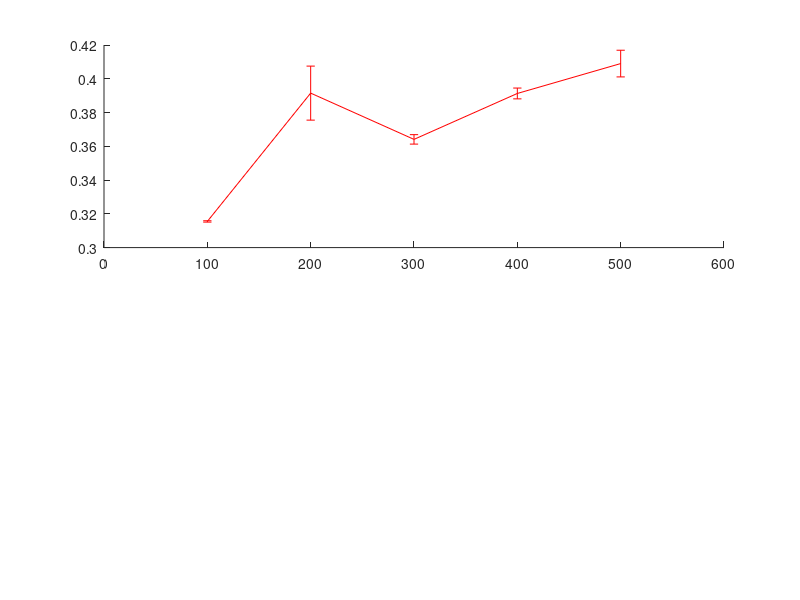

The MATLAB source for this figure: (Note: this script raises an error after producing the figure.)
function plotting_std2
%UNTITLED6 Summary of this function goes here
%   Detailed explanation goes here
x = [100 200 300 400 500];
y1 = [0.3155 0.3915 0.3641 0.3913 0.4090];
e1 = [0.0004 0.0160 0.0028 0.0032 0.0079];
y2 = [0.3648 0.4125 0.4039 0.4229 0.4204];
e2= [0.0487 0.0088 0.0107 0.0271 0.0025];
y3 = [0.5121 0.4195 0.4382 0.4372 0.4087];
e3=[0.0067 0.0183 0.0447 0.0127 0.0412];

subplot(2,1,1);
errorbar(x,y1,e1,'r','Linewidth',1.5);
hold on;
errorbar(x,y2,e2,'b','Linewidth',1.5);
hold on;
errorbar(x,y3,e3,'k','Linewidth',1.5);
hold on;
target=x.*0 + 0.41;
hold on;
plot(x,target,'k:','Linewidth',2.0);
legend('r=1','r=1.5','r=2.0');
xlabel('No. of neurons');
ylabel('Asymptote values');
xlimits=[80,520];
xlim(xlimits);
title('Simulations with 1 pool');

y1 = [1.9940  1.9819 1.9941 1.9745 1.9907];
e1 = [0.0038 0.0044  0.0031 0.0078 0.0051];
y2 = [1.9869  1.9705 1.9875 1.9806 1.9602];
e2 = [0.0043 0.0033 0.0041  0.0052 0.0129];
y3 = [1.8407  1.9309 1.9309 1.9839 1.9808];
e3 = [0.0720 0.0252  0.0252 0.0017 0.0105];
subplot(2,1,2);
errorbar(x,y1,e1,'r','Linewidth',1.5);
hold on;
errorbar(x,y2,e2,'b','Linewidth',1.5);
hold on;
errorbar(x,y3,e3,'k','Linewidth',1.5);
xlabel('No. of neurons');
ylabel('Time taken to reach 90%');
xlimits=[80,520];
xlim(xlimits);
legend('r=1','r=1.5','r=2.0');


end

